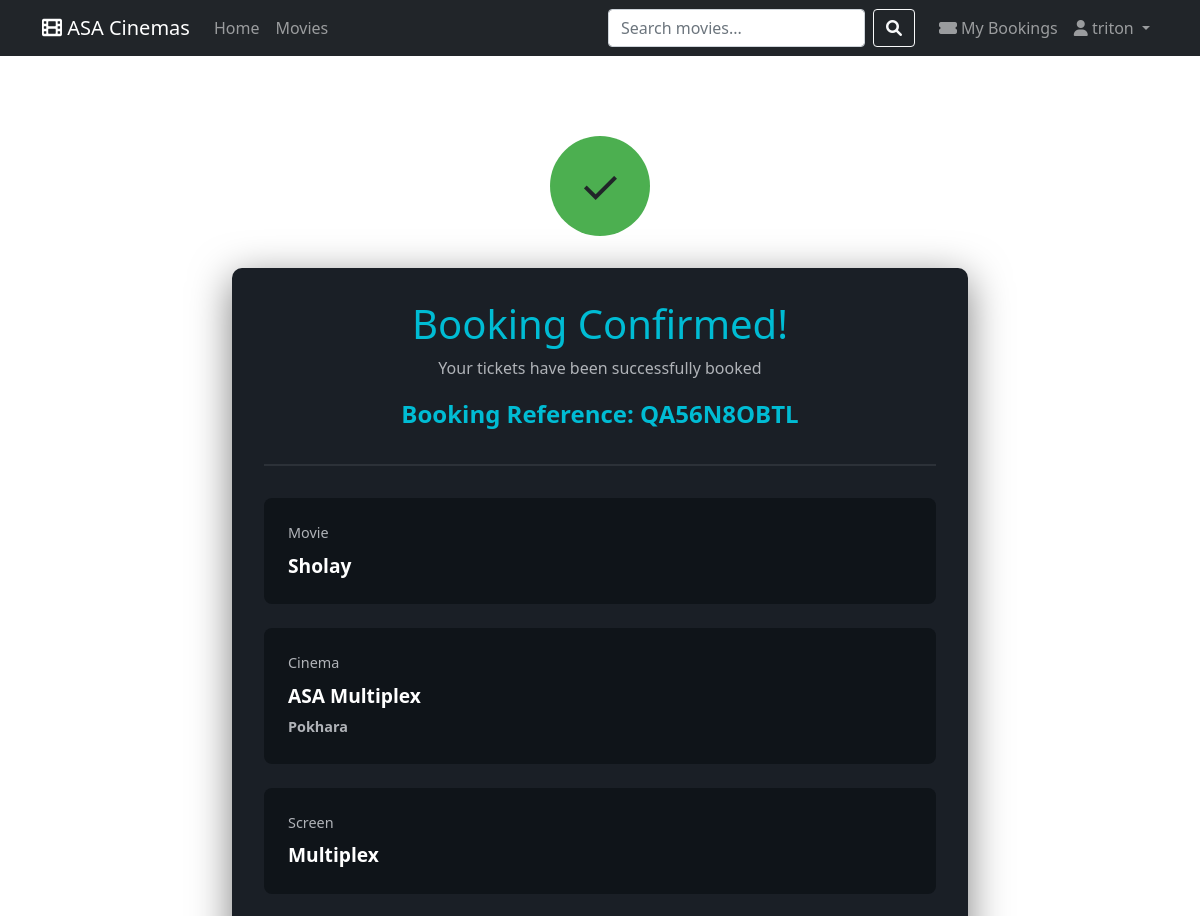
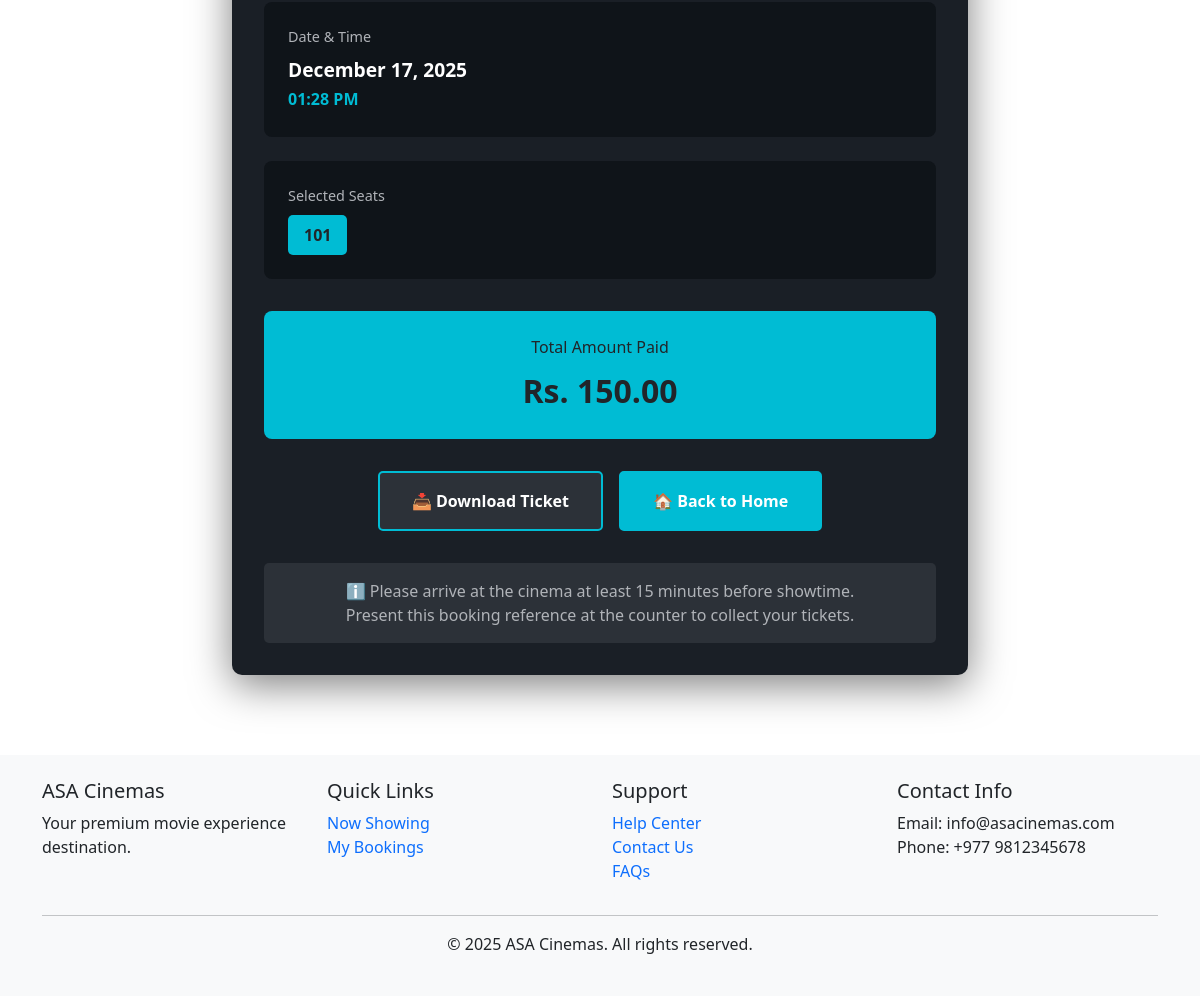
Page /booking-confirmation/4/ (signed in) on the committed database (2 pictures, top to bottom).
### booking/models.py (models this page shows, shortened)
class Booking(models.Model):
    STATUS_CHOICES = [
        ('Pending', 'Pending'),
        ('Confirmed', 'Confirmed'),
        ('Cancelled', 'Cancelled'),
    ]
    user = models.ForeignKey(User, on_delete=models.CASCADE, related_name='bookings')
    showtime = models.ForeignKey(Showtime, on_delete=models.CASCADE, related_name='bookings')
    seats = models.ManyToManyField(Seat)
    booking_date = models.DateTimeField(auto_now_add=True)
    total_amount = models.DecimalField(max_digits=8, decimal_places=2)
    status = models.CharField(max_length=20, choices=STATUS_CHOICES, default='Pending')
    booking_reference = models.CharField(max_length=20, unique=True)

class Showtime(models.Model):
    movie = models.ForeignKey(Movie, on_delete=models.CASCADE, related_name='showtimes')
    screen = models.ForeignKey(Screen, on_delete=models.CASCADE, related_name='showtimes')
    start_time = models.DateTimeField()
    end_time = models.DateTimeField()
    price = models.DecimalField(max_digits=6, decimal_places=2)
    class Meta:
        ordering = ['start_time']

class Movie(models.Model):
    RATING_CHOICES = [
        ('U', 'Universal'),
        ('PG', 'Parental Guidance'),
        ('Adult', 'Adult'),
    ]
    title = models.CharField(max_length=200)
    description = models.TextField()
    duration = models.IntegerField(help_text="Duration in minutes")
    genre = models.CharField(max_length=100)
    language = models.CharField(max_length=50)
    rating = models.CharField(max_length=10, choices=RATING_CHOICES)
    release_date = models.DateField()
    poster = models.ImageField(upload_to='movie_posters/', blank=True, null=True)
    trailer_url = models.URLField(blank=True, null=True)
    is_now_showing = models.BooleanField(default=True)

class Screen(models.Model):
    cinema = models.ForeignKey(Cinema, on_delete=models.CASCADE, related_name='screens')
    name = models.CharField(max_length=50)
    total_seats = models.IntegerField()

class Cinema(models.Model):
    name = models.CharField(max_length=200)
    location = models.CharField(max_length=200)
    address = models.TextField()
    phone = models.CharField(max_length=20)

class Seat(models.Model):
    SEAT_TYPE_CHOICES = [
        ('Regular', 'Regular'),
        ('Premium', 'Premium'),
        ('VIP', 'VIP'),
    ]
    screen = models.ForeignKey(Screen, on_delete=models.CASCADE, related_name='seats')
    row = models.CharField(max_length=2)
    number = models.IntegerField()
    seat_type = models.CharField(max_length=20, choices=SEAT_TYPE_CHOICES, default='Regular')
    class Meta:
        unique_together = ['screen', 'row', 'number']
        ordering = ['row', 'number']

### booking/views.py (the view)
# urls.py: path('booking-confirmation/<int:booking_id>/', views.booking_confirmation, name='booking_confirmation'),
@login_required
def booking_confirmation(request, booking_id):
    booking = get_object_or_404(Booking, id=booking_id, user=request.user)
    payment = None
    try:
        payment = booking.payment
    except Payment.DoesNotExist:
        pass
    context = {
        'booking': booking,
        'payment': payment,
    }
    return render(request, 'booking/booking_confirmation.html', context)

### booking/templates/booking/booking_confirmation.html (shortened to what this page needs)
{% extends 'booking/base.html' %}
{% block content %}
<div class="confirmation-container">
    <div class="success-icon">
        <div class="checkmark">✓</div>
    </div>
    <div class="confirmation-box">
        <div class="booking-header">
            <h1>Booking Confirmed!</h1>
            <p style="color: #b0b3b8;">Your tickets have been successfully booked</p>
            <div class="booking-reference">
                Booking Reference: {{ booking.booking_reference }}
            </div>
        </div>
        <div class="booking-details">
            <div class="detail-section">
                <div class="detail-label">Movie</div>
                <div class="detail-value">{{ booking.showtime.movie.title }}</div>
            </div>
            <div class="detail-section">
                <div class="detail-label">Cinema</div>
                <div class="detail-value">
                    {{ booking.showtime.screen.cinema.name }}<br>
                    <span style="font-size: 0.9rem; color: #b0b3b8;">
                        {{ booking.showtime.screen.cinema.location }}
                    </span>
                </div>
            </div>
            <div class="detail-section">
                <div class="detail-label">Screen</div>
                <div class="detail-value">{{ booking.showtime.screen.name }}</div>
            </div>
            <div class="detail-section">
                <div class="detail-label">Date & Time</div>
                <div class="detail-value">
                    {{ booking.showtime.start_time|date:"F d, Y" }}<br>
                    <span style="font-size: 1rem; color: #00bcd4;">
                        {{ booking.showtime.start_time|date:"h:i A" }}
                    </span>
                </div>
            </div>
            <div class="detail-section">
                <div class="detail-label">Selected Seats</div>
                <div class="seats-list">
                    {% for seat in booking.seats.all %}
                    <span class="seat-badge">{{ seat.row }}{{ seat.number }}</span>
                    {% endfor %}
                </div>
            </div>
        </div>
        <div class="total-section">
            <div class="total-label">Total Amount Paid</div>
            <div class="total-amount">Rs. {{ booking.total_amount }}</div>
        </div>
        <div class="action-buttons">
            <a href="#" onclick="window.print(); return false;" class="btn-download">
                📥 Download Ticket
            </a>
            <a href="{% url 'home' %}" class="btn-home">
                🏠 Back to Home
            </a>
        </div>
        <div class="info-message">
            ℹ️ Please arrive at the cinema at least 15 minutes before showtime.<br>
            Present this booking reference at the counter to collect your tickets.
        </div>
    </div>
</div>
{% endblock %}

### booking/templates/booking/base.html (shortened to what this page needs)
<!DOCTYPE html>
<html lang="en">
<head>
    <link href="https://cdn.jsdelivr.net/npm/bootstrap@5.1.3/dist/css/bootstrap.min.css" rel="stylesheet">
    <link rel="stylesheet" href="https://cdnjs.cloudflare.com/ajax/libs/font-awesome/6.0.0/css/all.min.css">
</head>
<body>
    <nav class="navbar navbar-expand-lg navbar-dark bg-dark">
        <div class="container">
            <a class="navbar-brand" href="{% url 'home' %}">
                <i class="fas fa-film"></i> ASA Cinemas
            </a>
            <div class="collapse navbar-collapse" id="navbarNav">
                <ul class="navbar-nav me-auto">
                    <li class="nav-item">
                        <a class="nav-link" href="{% url 'home' %}">Home</a>
                    </li>
                    <li class="nav-item">
                        <a class="nav-link" href="{% url 'movies' %}">Movies</a>
                    </li>
                </ul>
                <form class="d-flex me-3" method="GET" action="{% url 'movies' %}">
                    <input class="form-control me-2" type="search" name="search" placeholder="Search movies..."
                           value="{{ request.GET.search }}">
                    <button class="btn btn-outline-light" type="submit">
                        <i class="fas fa-search"></i>
                    </button>
                </form>
                <ul class="navbar-nav">
                    <li class="nav-item">
                        <a class="nav-link position-relative" href="{% url 'my_bookings' %}">
                            <i class="fas fa-ticket-alt"></i> My Bookings
                        </a>
                    </li>
                    {% if user.is_authenticated %}
                        <li class="nav-item dropdown">
                            <a class="nav-link dropdown-toggle" href="#" role="button" data-bs-toggle="dropdown">
                                <i class="fas fa-user"></i> {{ user.username }}
                            </a>
                        </li>
                    {% endif %}
                </ul>
            </div>
        </div>
    </nav>
    <main class="container mt-4">
        {% block content %}
        {% endblock %}
    </main>
    <footer class="footer mt-5 py-4">
        <div class="container">
            <div class="row">
                <div class="col-md-3">
                    <h5>ASA Cinemas</h5>
                    <p>Your premium movie experience destination.</p>
                </div>
                <div class="col-md-3">
                    <h5>Quick Links</h5>
                    <ul class="list-unstyled">
                        <li><a href="{% url 'movies' %}" class="text-decoration-none">Now Showing</a></li>
                        <li><a href="{% url 'my_bookings' %}" class="text-decoration-none">My Bookings</a></li>
                    </ul>
                </div>
                <div class="col-md-3">
                    <h5>Support</h5>
                    <ul class="list-unstyled">
                        <li><a href="#" class="text-decoration-none">Help Center</a></li>
                        <li><a href="#" class="text-decoration-none">Contact Us</a></li>
                        <li><a href="#" class="text-decoration-none">FAQs</a></li>
                    </ul>
                </div>
                <div class="col-md-3">
                    <h5>Contact Info</h5>
                    <p>Email: info@asacinemas.com<br>Phone: +977 9812345678</p>
                </div>
            </div>
            <hr>
            <div class="text-center">
                <p>&copy; 2025 ASA Cinemas. All rights reserved.</p>
            </div>
        </div>
    </footer>
</body>
</html>

### booking/templates/booking/base.html (style rules this page uses)
.footer { background-color: #f8f9fa; margin-top: 50px; }

### booking/templates/booking/booking_confirmation.html (style rules this page uses)
.confirmation-container { max-width: 800px; margin: 3rem auto; padding: 2rem; }
.success-icon { text-align: center; margin-bottom: 2rem; }
.success-icon .checkmark { width: 100px; height: 100px; background: #4caf50; border-radius: 50%; display: inline-flex; align-items: center; justify-content: center; font-size: 3rem; animation: scaleIn 0.5s ease; }
.confirmation-box { background: #1a1f26; border-radius: 10px; padding: 2rem; box-shadow: 0 10px 40px rgba(0,0,0,0.5); }
.booking-header { text-align: center; margin-bottom: 2rem; padding-bottom: 2rem; border-bottom: 2px solid #2c3138; }
.booking-header h1 { color: #00bcd4; margin-bottom: 0.5rem; }
.booking-reference { font-size: 1.5rem; font-weight: 600; color: #00bcd4; margin-top: 1rem; }
.booking-details { display: grid; gap: 1.5rem; margin-bottom: 2rem; }
.detail-section { background: #0f1419; padding: 1.5rem; border-radius: 8px; }
.detail-label { color: #b0b3b8; font-size: 0.9rem; margin-bottom: 0.5rem; }
.detail-value { font-size: 1.2rem; font-weight: 600; color: #fff; }
.seats-list { display: flex; flex-wrap: wrap; gap: 0.5rem; margin-top: 0.5rem; }
.seat-badge { background: #00bcd4; padding: 0.5rem 1rem; border-radius: 5px; font-weight: 600; }
.total-section { background: #00bcd4; padding: 1.5rem; border-radius: 8px; text-align: center; margin-bottom: 2rem; }
.total-label { font-size: 1rem; margin-bottom: 0.5rem; }
.total-amount { font-size: 2rem; font-weight: bold; }
.action-buttons { display: flex; gap: 1rem; justify-content: center; }
.btn-download, .btn-home { padding: 1rem 2rem; font-size: 1rem; border-radius: 5px; cursor: pointer; font-weight: 600; transition: all 0.3s; text-decoration: none; display: inline-block; }
.btn-download { background: #2c3138; color: #fff; border: 2px solid #00bcd4; }
.btn-home { background: #00bcd4; color: #fff; border: 2px solid #00bcd4; }
.info-message { background: #2c3138; padding: 1rem; border-radius: 5px; text-align: center; color: #b0b3b8; margin-top: 2rem; }

### rows in the picture
Booking: booking_reference "QA56N8OBTL", showtime.movie "Sholay", showtime.screen.cinema.name "ASA Multiplex", showtime.screen.cinema.location "Pokhara", showtime.screen.name "Multiplex", showtime.start_time "December 17, 2025", showtime.start_time "01:28 PM", total_amount "150.00"
Seat: row "10", number "1"

### other values in the picture
{{ user.username }} "triton"
